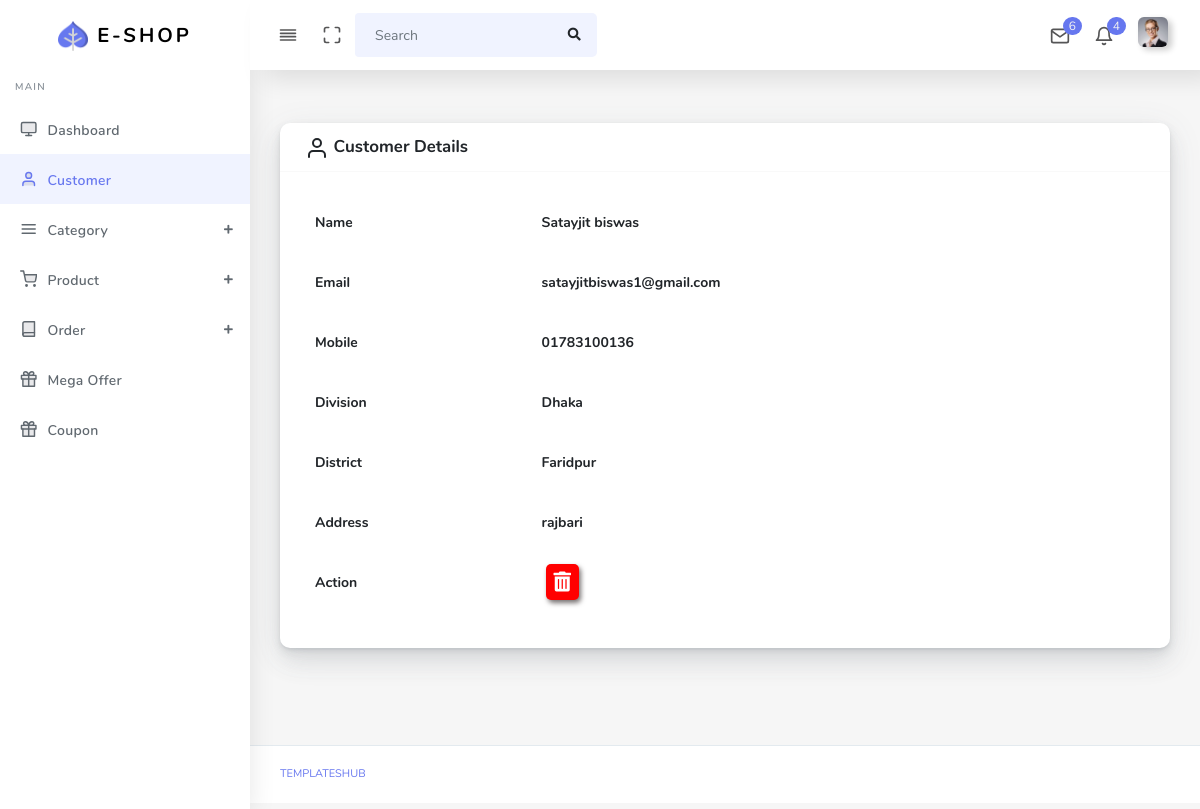
Screenshot of /admin/cus_details.php?id=8 with the database file from the repository.
### tables this page shows
CREATE TABLE `customer` (
  `id` int(11) NOT NULL,
  `name` varchar(40) NOT NULL,
  `email` varchar(50) NOT NULL,
  `pass` varchar(255) NOT NULL,
  `mobile` varchar(15) NOT NULL,
  `division` varchar(25) NOT NULL,
  `district` varchar(30) NOT NULL,
  `address` varchar(200) NOT NULL,
  `created` timestamp NOT NULL DEFAULT CURRENT_TIMESTAMP
);

CREATE TABLE `divisions` (
  `id` int(2) UNSIGNED NOT NULL,
  `div_name` varchar(30) NOT NULL,
  `bn_name` varchar(50) NOT NULL
);

CREATE TABLE `districts` (
  `id` int(2) UNSIGNED NOT NULL,
  `division_id` int(2) UNSIGNED NOT NULL,
  `dis_name` varchar(30) NOT NULL,
  `bn_name` varchar(50) NOT NULL,
  `lat` double NOT NULL,
  `lon` double NOT NULL,
  `website` varchar(100) NOT NULL
);

### Main.php (called while the page is built, shortened)
<?php
    class Main{
        protected $host = 'localhost';
        protected $user = 'root';
        protected $pass = '';
        protected $db = 'e-shop';
        protected $con;
        public function __construct()
        {
            if(!isset($this->con)){
                $this->con = new mysqli($this->host,$this->user,$this->pass,$this->db);
            }
            return $this->con;
        }
        public function show_cus_id($id)
        {
            $id = $id;
            $this->sql = "SELECT cus.*,divi.div_name,dis.dis_name
            FROM customer as cus INNER JOIN divisions as divi
            ON cus.division = divi.id
            INNER JOIN districts as dis ON
            cus.district = dis.id
            WHERE cus.id = '$id'";
            $this->result = $this->con->query($this->sql);
            if($this->result){
                return $this->result;
            }else{
                return false;
            }
        }
    }
?>

### admin/cus_details.php (the view, shortened to what this page needs)
  <?php
      include('header.php');
      if(isset($_GET['id'])){
        $id = $_GET['id'];
        $data = $obj->show_cus_id($id);
      }
      if($data->num_rows>0){
        while($row = $data->fetch_object()){
            $id = $row->id;
            $name = $row->name;
            $email = $row->email;
            $mobile = $row->mobile;
            $division = $row->div_name;
            $district = $row->dis_name;
            $address = $row->address;
        }
      }
  ?>
      <div class="main-content">
        <section class="section">
          <div class="section-body">
            <div class="row">
              <div class="col-12">
                <div class="card">
                  <div class="card-header">
                    <h4><i data-feather="user"></i> Customer Details</h4>
                  </div>
                  <div class="card-body">
                    <table class="table">
                        <tr>
                          <th scope="col">Name</th>
                          <th scope="col"><?php if(isset($name)){echo $name;}?></th>
                        </tr>
                        <tr>
                          <th>Email</th>
                          <th><?php if(isset($email)){echo $email;}?></th>
                        </tr>
                        <tr>
                          <th>Mobile</th>
                          <th><?php if(isset($mobile)){echo $mobile;}?></th>
                        </tr>
                        <tr>
                          <th>Division</th>
                          <th><?php if(isset($division)){echo $division;}?></th>
                        </tr>
                        <tr>
                          <th>District</th>
                          <th><?php if(isset($district)){echo $district;}?></th>
                        </tr>
                        <tr>
                          <th>Address</th>
                          <th><?php if(isset($address)){echo $address;}?></th>
                        </tr>
                        <tr>
                          <th>Action</th>
                          <th class="cus_delete"><a onclick="javascript: return confirm('Are You Sure You To Delete This Data?');" data-toggle="tooltip" data-placement="top" title="Delete" href="cus_delete.php?id=<?php echo $id;?>"><i class="fas fa-trash-alt"></i</a></th>
                        </tr>
                    </table>
                  </div>
                </div>
              </div>
           </div>
        </section>
    </div>
<?php
  include('footer.php');
?>

### admin/assets/css/custom.css (style rules this page uses)
th.cus_delete i { color: #fff; font-size: 20px; background: red; padding: 8px; border-radius: 5px; box-shadow: 2px 3px 5px #777272; }

### rows the page displays
customer: name "Satayjit biswas", email "satayjitbiswas1@gmail.com", mobile "01783100136", divisions.div_name "Dhaka", districts.dis_name "Faridpur", address "rajbari"

### other values shown
$count "4"
